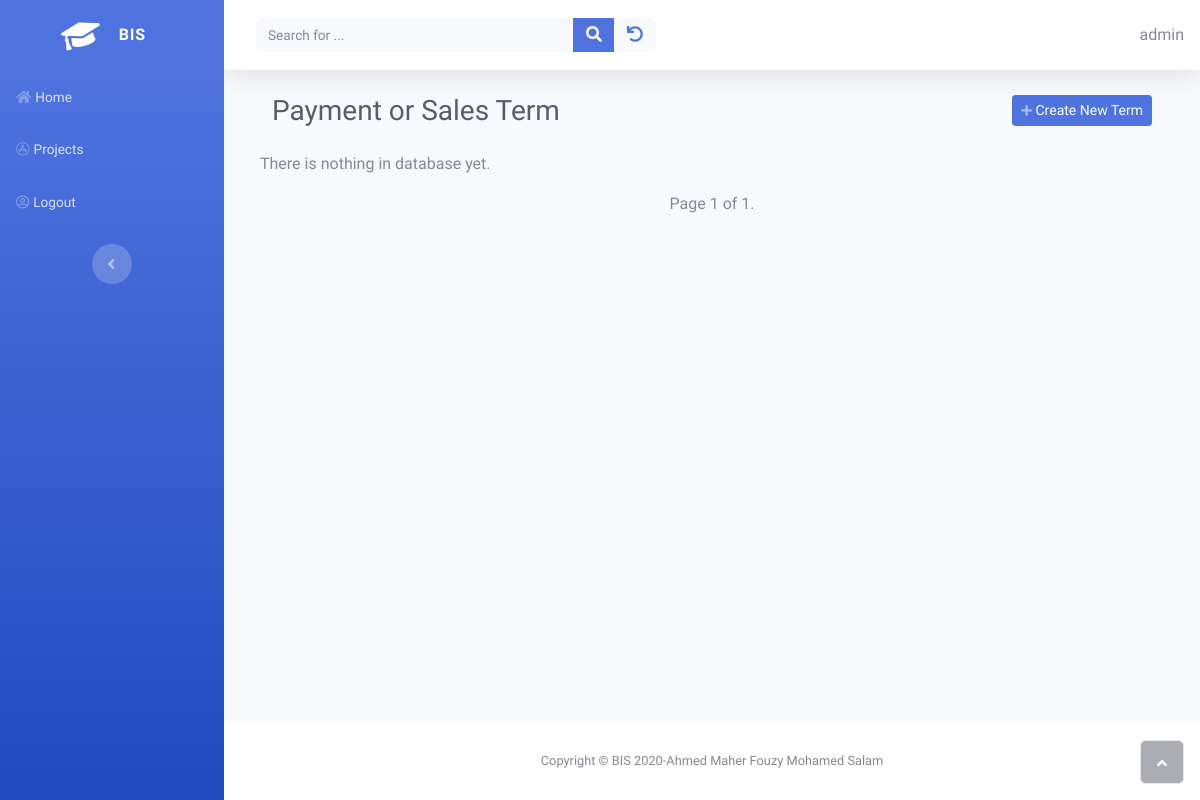
Page /inventory/list_term (signed in) on the earlier database version.
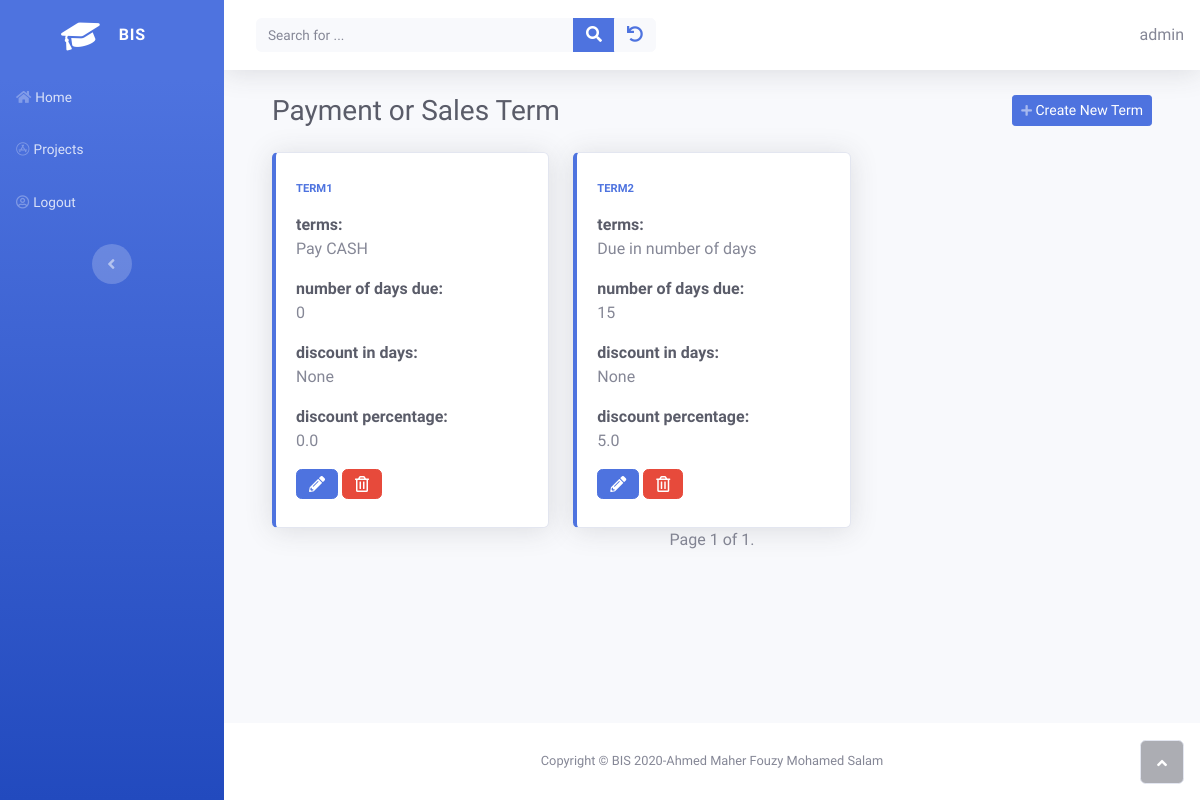
Same page on the later database version.
### inventory/models.py (models this page shows, shortened)
class PaymentSalesTerm(models.Model):
    class Term(models.IntegerChoices):
        CASH = 0 , _("Pay CASH")
        ON_DEMAND = 1 , _("Cash On Demand")
        DAYS = 2, _("Due in number of days")
        END_OF_MONTH = 3,_("Due at the end of month")
        NEXT_MONTH = 4,_("Due on the next Month")
        OTHER = 5, _("let me specify the due date DD-MM-YYY")
    owner = models.ForeignKey(get_user_model(), on_delete=models.CASCADE)
    config = models.CharField(
        max_length=100,
        help_text="Specify name for this setting"
        )
    terms = models.IntegerField(choices=Term.choices , default=Term.CASH , blank=False)
    num_of_days_due = models.PositiveSmallIntegerField(
        help_text="in case of you want to specify number of days due"
    )
    discount_in_days = models.PositiveSmallIntegerField(
        validators=[MaxValueValidator(32)] ,
        null = True,
        blank = True
    )
    discount_percentage = models.FloatField(
        help_text="Enter discount like this 5%>>will be  5 not 0.05",
    )
    cash_account =  models.ForeignKey('sole_proprietorship.Accounts',on_delete=models.CASCADE , related_name='payment_sales_term_cash_account')
    accounts_payable =models.ForeignKey('sole_proprietorship.Accounts',on_delete=models.CASCADE , related_name='payment_sales_term_accounts_payable_account')
    freight_in_account = models.ForeignKey('sole_proprietorship.Accounts',
                                    on_delete=models.CASCADE,
                                    related_name='freight_in_account',
                                    null=True,
                                    blank=True,
                                    help_text='choose A/p or Cash to determine if you paid this cost cash or not')

### inventory/views.py (the view)
# urls.py: path('list_term' , views.ListTermView.as_view() , name="list_term" ),
class ListTermView(OwnerListView):
    model = PaymentSalesTerm
    template_name = "inventory/term_list.html"
    paginate_by = 5
    ordering = ["config"]

### home/owner.py (called while the page is built)
    def get_queryset(self):
        qs = super(OwnerListView, self).get_queryset()
        return qs.filter(owner=self.request.user)

### inventory/templates/inventory/term_list.html
{% extends 'home/base.html' %}
{% block content %}
<div class="container">
    <div class="d-sm-flex justify-content-between align-items-center mb-4">
        <h3 class="text-dark mb-0">Payment or Sales Term</h3><a class="btn btn-primary btn-sm d-none d-sm-inline-block" role="button" href="{% url 'inventory:create_term'%}"><i class="fa fa-plus fa-sm text-white-50"></i>&nbsp;Create New Term</a>
    </div>
    <div class="row">
    {% if paymentsalesterm_list %}
        {% for term in paymentsalesterm_list %}
         <div class="col-auto col-sm-12 col-md-12 col-lg-4 col-xl-4">
            <div class="card shadow border-left-primary py-2">
                <div class="card-body">
                    <div class="row align-items-center no-gutters">
                        <div class="col mr-2">
                            <div class="text-uppercase text-primary font-weight-bold text-xs mb-1"><span>{{ term.config }}</span></div>
                            <p><div class="text-dark font-weight-bold h7 mb-0"><span>terms:</span></div>{{ term.get_terms_display  }} <p>
                            <p><div class="text-dark font-weight-bold h7 mb-0"><span>number of days due:</span></div>{{ term.num_of_days_due  }} <p>
                            <p><div class="text-dark font-weight-bold h7 mb-0"><span>discount in days:</span></div>{{ term.discount_in_days  }} <p>
                            <p><div class="text-dark font-weight-bold h7 mb-0"><span>discount percentage:</span></div>{{ term.discount_percentage  }} <p>
                        </div>
                    </div>
                    <a href="{% url 'inventory:update_term' term.id %}">
                        <button type="button" class="btn btn-primary"><i class="fas fa-pencil-alt d-xl-flex justify-content-xl-center align-items-xl-center"></i></button>
                    </a>
                    <a href="{% url 'inventory:delete_term' term.id %}">
                    <button type="button" class="btn btn-danger"><i class="far fa-trash-alt d-xl-flex justify-content-xl-center align-items-xl-center"></i></button>
                    </a>
                </div>
            </div>
        </div>
        {% endfor %}
    {% else %}
        <p>There is nothing in database yet.</p>
    {% endif %}
    </div>
</div>
{% include 'home/pagination.html' %}
{% endblock %}

Differences in the rows shown:
added PaymentSalesTerm: config "TERM1", terms "Pay CASH", num_of_days_due "0", discount_in_days "None", discount_percentage "0.0"
added PaymentSalesTerm: config "TERM2", terms "Due in number of days", num_of_days_due "15", discount_in_days "None", discount_percentage "5.0"
Other differences:
text no longer shown: "There is nothing in database yet."
